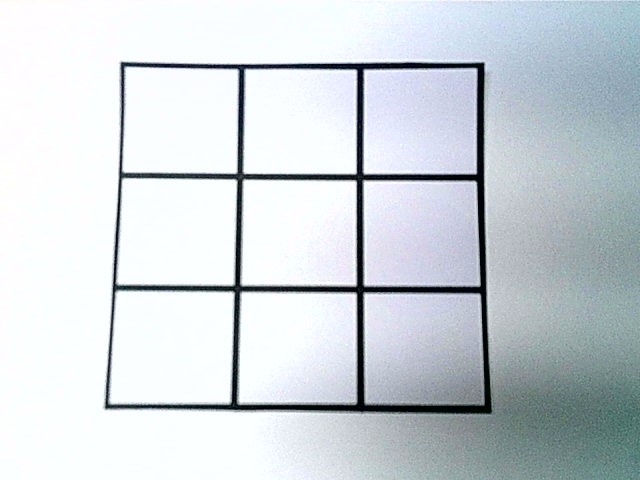
#> input picture square.jpg, 640 x 480 px
$ python tablerosimple.py
#> lines starting #> are read from the running program, lines starting #| are printed output that depends on the picture; after the words box and inside, x2 and y2 are one past the last pixel; in counts of white or black regions, pixels touching at a corner belong together
import cv2
import numpy as np

def detect_squares(frame):
    # Convertir a escala de grises
    gray = cv2.cvtColor(frame, cv2.COLOR_BGR2GRAY)
    # Aplicar desenfoque gaussiano
    blur = cv2.GaussianBlur(gray, (5, 5), 0)
    # Detectar bordes con Canny
    edges = cv2.Canny(blur, 50, 150, apertureSize=3)
    # Encontrar contornos en los bordes
    squares, _ = cv2.findContours(edges, cv2.RETR_EXTERNAL, cv2.CHAIN_APPROX_SIMPLE)
    return squares

def filter_largest_square(squares):
    largest_square = None
    max_area = 0

    if squares is not None:
        for square in squares:
            epsilon = 0.01 * cv2.arcLength(square, True)
            approx = cv2.approxPolyDP(square, epsilon, True)
            if len(approx) == 4:  # Cuadrado
                area = cv2.contourArea(square)
                if area > max_area and area > 50000:  # Ajustar área al cuadrado
                    max_area = area
                    largest_square = approx

    return largest_square

def detect_small_squares(roi):
    # Convertir a escala de grises
    gray_roi = cv2.cvtColor(roi, cv2.COLOR_BGR2GRAY)
    # Aplicar desenfoque gaussiano
    blur_roi = cv2.GaussianBlur(gray_roi, (5, 5), 0)
    # Detectar bordes con Canny
    edges_roi = cv2.Canny(blur_roi, 50, 150, apertureSize=3)
    # Encontrar contornos en los bordes
    small_squares, _ = cv2.findContours(edges_roi, cv2.RETR_EXTERNAL, cv2.CHAIN_APPROX_SIMPLE)
    return small_squares

def filter_small_squares(small_squares):
    filtered_squares = []
    min_area = 100  # Ajusta el área mínima para considerar un cuadrado pequeño

    if small_squares is not None:
        for small_square in small_squares:
            epsilon = 0.01 * cv2.arcLength(small_square, True)
            approx = cv2.approxPolyDP(small_square, epsilon, True)
            if len(approx) == 4:  # Cuadrado
                area = cv2.contourArea(small_square)
                if area > min_area:
                    filtered_squares.append(approx)

    return filtered_squares

def draw_squares(frame, squares, color):
    for square in squares:
        cv2.drawContours(frame, [square], 0, color, 2)

def main():
    # Leer la imagen
    frame = cv2.imread('square.jpg')
#> frame is the input picture: shape (480, 640, 3); mean B, G, R 217.7, 212.8, 205.8

    # Procesar la imagen
    squares = detect_squares(frame)
#> in detect_squares, `gray = cv2.cvtColor(frame, cv2.COLOR_BGR2GRAY)`:
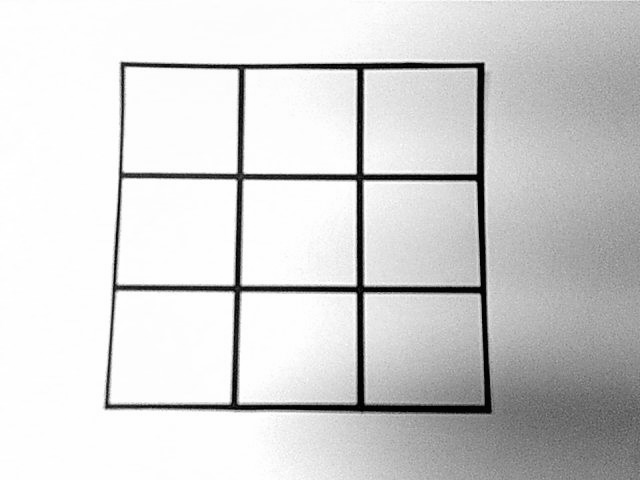
#> gray: shape (480, 640); min 0, max 255, mean 211.3
#> in detect_squares, `edges = cv2.Canny(blur, 50, 150, apertureSize=3)`:
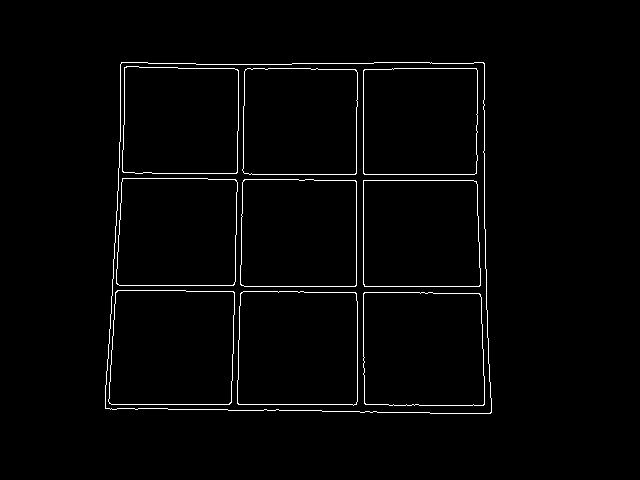
#> edges: shape (480, 640); 1.8% white in thin lines or dots, all inside (x1, y1, x2, y2) = (105, 62, 492, 414)
#> in detect_squares, `squares, _ = cv2.findContours(edges, cv2.RETR_EXTERNAL, cv2.CHAIN_APPR..`: squares = 1 contour; box (x1, y1, x2, y2) and area: (105, 62, 492, 414) 129090
    largest_square = filter_largest_square(squares)
#> the loop in filter_largest_square, `for square in squares:` made 1 pass
#> (epsilon, area, max_area, largest_square) on pass 1: (14.68, 129090, 129090, [[121, 62], [105, 408], [491, 412], [483, 62]])
#> after the loop in filter_largest_square, `for square in squares:`: max_area = 129090
#> largest_square = [[121, 62], [105, 408], [491, 412], [483, 62]]

    if largest_square is not None:
        x, y, w, h = cv2.boundingRect(largest_square)
#> x = 105; y = 62; w = 387; h = 351
        roi = frame[y:y + h, x:x + w]
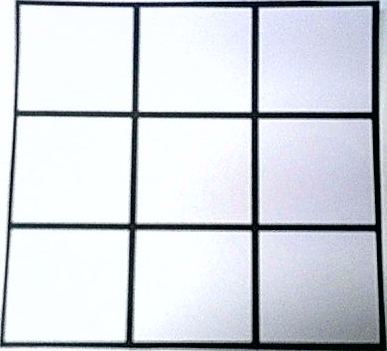
#> roi: shape (351, 387, 3); mean B, G, R 218.6, 211.7, 207.7

        # Detectar cuadrados pequeños dentro del ROI
        small_squares = detect_small_squares(roi)
#> in detect_small_squares, `gray_roi = cv2.cvtColor(roi, cv2.COLOR_BGR2GRAY)`:
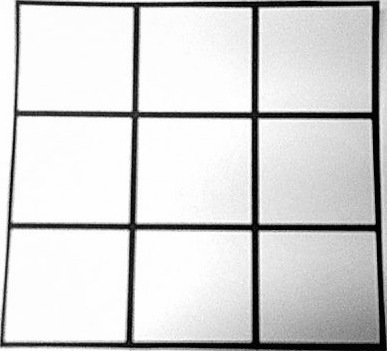
#> gray_roi: shape (351, 387); min 0, max 255, mean 211.4
#> in detect_small_squares, `blur_roi = cv2.GaussianBlur(gray_roi, (5, 5), 0)`:
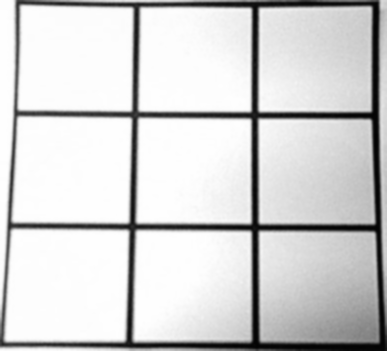
#> blur_roi: shape (351, 387); min 2, max 254, mean 211.3
#> in detect_small_squares, `edges_roi = cv2.Canny(blur_roi, 50, 150, apertureSize=3)`:
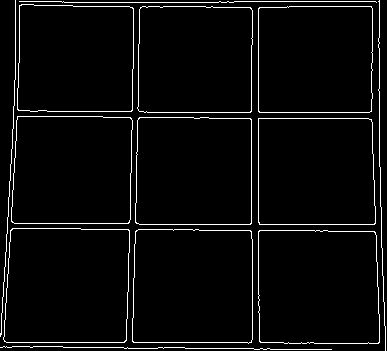
#> edges_roi: shape (351, 387); 4% white in thin lines or dots
#> in detect_small_squares, `small_squares, _ = cv2.findContours(edges_roi, cv2.RETR_EXTERNAL, cv2...`: small_squares = 13 contours, 4 with area under 20; largest, box (x1, y1, x2, y2) and area: (3, 228, 130, 343) 13721, (258, 230, 380, 344) 13372, (132, 229, 253, 344) 13338, (11, 116, 133, 224) 12474, (135, 117, 252, 225) 12234
        filtered_small_squares = filter_small_squares(small_squares)
#> the loop in filter_small_squares, `for small_square in small_squares:` made 13 passes
#> (epsilon, approx, area) on passes 2 to 10: (4.7, [[258, 231], [260, 342], [379, 342], [374, 231]], 13371.5), (4.63, [[135, 231], [133, 342], [251, 342], [250, 230]], 13338), (4.69, [[12, 228], [4, 341], [124, 342], [129, 230]], 13721), (4.42, [[258, 118], [259, 224], [375, 223], [371, 119]], 12209.5), (4.42, [[138, 118], [136, 223], [251, 223], [250, 118]], 12234.5), (4.47, [[17, 116], [12, 222], [129, 222], [130, 117]], 12473.5), (4.4, [[258, 8], [259, 112], [371, 111], [371, 6]], 12008), (4.39, [[140, 7], [139, 111], [251, 111], [250, 7]], 11916), (4.4, [[19, 5], [18, 110], [132, 110], [132, 7]], 12039.5)
#> (epsilon, approx) on passes 1, 11, 12, 13: (6.79, [[0, 347], [331, 349]]), (7.21, [[19, 1], [376, 2]]), (7.11, [[379, 0], [385, 350]]), (6.84, [[15, 0], [0, 336]])
#> after the loop in filter_small_squares, `for small_square in small_squares:`: filtered_squares = 9 contours; largest, box (x1, y1, x2, y2) and area: (4, 228, 130, 343) 13341, (258, 231, 380, 343) 13042, (133, 230, 252, 343) 12990, (12, 116, 131, 223) 12134, (258, 118, 376, 225) 12022
#> filtered_small_squares has the same summary as filtered_squares in filter_small_squares

        # Dibujar cuadrados pequeños en rojo
        draw_squares(roi, filtered_small_squares, (0, 0, 255))
#> the loop in draw_squares, `for square in squares:` made 9 passes
#> square on passes 1 to 9: [[258, 231], [260, 342], [379, 342], [374, 231]], [[135, 231], [133, 342], [251, 342], [250, 230]], [[12, 228], [4, 341], [124, 342], [129, 230]], [[258, 118], [259, 224], [375, 223], [371, 119]], [[138, 118], [136, 223], [251, 223], [250, 118]], [[17, 116], [12, 222], [129, 222], [130, 117]], [[258, 8], [259, 112], [371, 111], [371, 6]], [[140, 7], [139, 111], [251, 111], [250, 7]], [[19, 5], [18, 110], [132, 110], [132, 7]]
#> after the loop in draw_squares, `for square in squares:`:
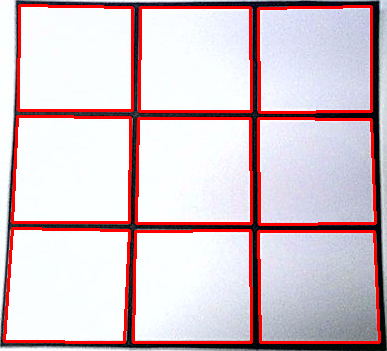
#> frame: shape (351, 387, 3); mean B, G, R 203, 196.8, 215.6

        # Dibujar el cuadrado más grande en azul
#> (the run stopped early here; a loop or call above may not have finished)

$ run again, with prueba.png saved as square.jpg
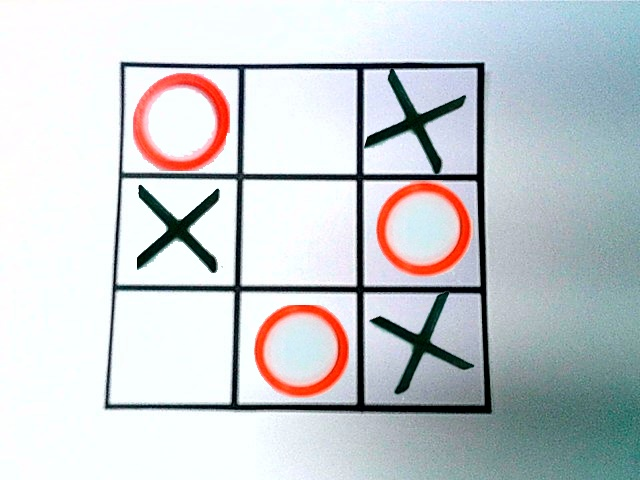
#> input picture prueba.png, 640 x 480 px
#> in main, frame is the input picture: shape (480, 640, 3); mean B, G, R 207.1, 203.8, 199
#> in detect_squares, `edges = cv2.Canny(blur, 50, 150, apertureSize=3)`:
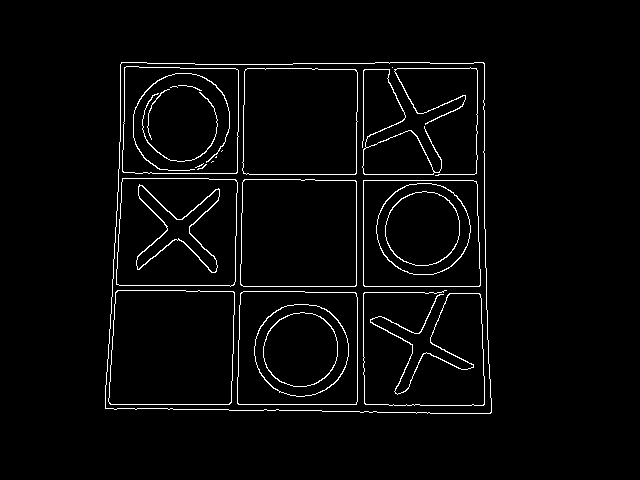
#> edges: shape (480, 640); 2.9% white in thin lines or dots, all inside (x1, y1, x2, y2) = (105, 62, 492, 414)
#> in detect_squares, `squares, _ = cv2.findContours(edges, cv2.RETR_EXTERNAL, cv2.CHAIN_APPR..`: squares = 1 contour; box (x1, y1, x2, y2) and area: (105, 62, 492, 414) 129076
#> the loop in filter_largest_square, `for square in squares:` made 1 pass
#> (epsilon, area, max_area, largest_square) on pass 1: (14.7, 129076, 129076, [[121, 62], [105, 408], [491, 412], [483, 62]])
#> after the loop in filter_largest_square, `for square in squares:`: max_area = 129076
#> in main, `largest_square = filter_largest_square(squares)`: largest_square = [[121, 62], [105, 408], [491, 412], [483, 62]]
#> x = 105; y = 62; w = 387; h = 351
#> edges_roi: shape (351, 387); 6.6% white in thin lines or dots
#> in detect_small_squares, `small_squares, _ = cv2.findContours(edges_roi, cv2.RETR_EXTERNAL, cv2...`: small_squares = 15 contours, 5 with area under 20; largest, box (x1, y1, x2, y2) and area: (3, 228, 130, 343) 13725, (132, 229, 253, 343) 13349, (11, 116, 133, 225) 12480, (135, 117, 252, 225) 12242, (258, 118, 376, 225) 12210
#> the loop in filter_small_squares, `for small_square in small_squares:` made 15 passes
#> (epsilon, approx, area) on passes 2, 4, 5, 6, 7, 9: (4.6, [[135, 231], [133, 342], [251, 342], [250, 230]], 13349), (4.7, [[12, 228], [4, 341], [124, 342], [129, 230]], 13725), (4.42, [[258, 118], [259, 224], [375, 223], [371, 119]], 12209.5), (4.42, [[138, 118], [136, 223], [251, 223], [250, 118]], 12241.5), (4.49, [[17, 116], [11, 222], [129, 222], [130, 117]], 12480), (4.4, [[140, 7], [138, 111], [251, 111], [250, 7]], 11934.5)
#> after the loop in filter_small_squares, `for small_square in small_squares:`: filtered_squares = 7 contours; box (x1, y1, x2, y2) and area: (4, 228, 130, 343) 13341, (133, 230, 252, 343) 12990, (11, 116, 131, 223) 12187, (258, 118, 376, 225) 12022, (136, 118, 252, 224) 11918, (18, 5, 133, 111) 11804, (138, 7, 252, 112) 11596
#> filtered_small_squares has the same summary as filtered_squares in filter_small_squares
#> the loop in draw_squares, `for square in squares:` made 7 passes
#> square on passes 1 to 7: [[135, 231], [133, 342], [251, 342], [250, 230]], [[12, 228], [4, 341], [124, 342], [129, 230]], [[258, 118], [259, 224], [375, 223], [371, 119]], [[138, 118], [136, 223], [251, 223], [250, 118]], [[17, 116], [11, 222], [129, 222], [130, 117]], [[140, 7], [138, 111], [251, 111], [250, 7]], [[19, 5], [18, 110], [132, 110], [132, 7]]
#> after the loop in draw_squares, `for square in squares:`:
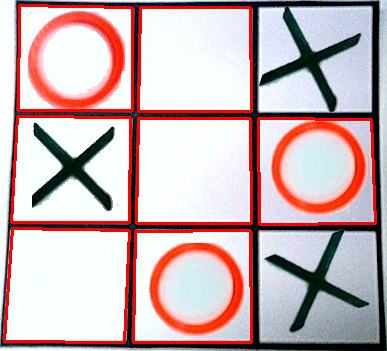
#> frame: shape (351, 387, 3); mean B, G, R 181.2, 178.7, 202.8
